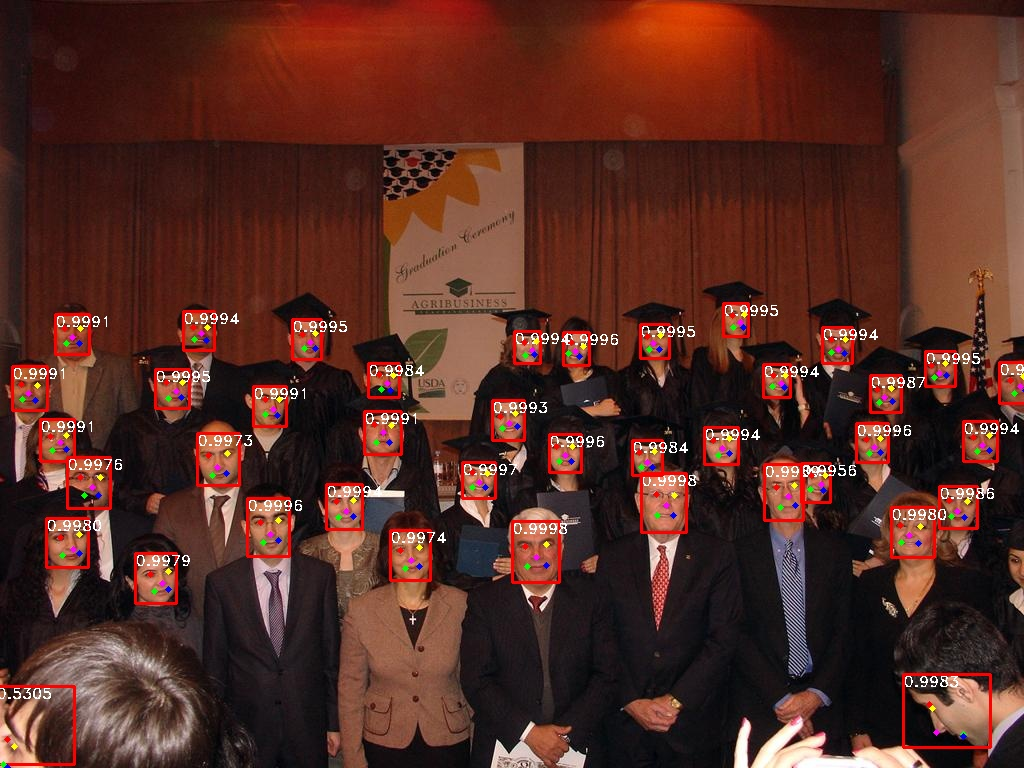
#> input picture data/images/1.jpg, 1024 x 768 px
$ python -i face_datasets.py   (imports and definitions only)   (older library calls are emulated)
#> lines starting #> are read from the running program, lines starting #| are printed output that depends on the picture
#> further down, picture is the input picture: shape (768, 1024, 3); mean B, G, R 35.9, 44.7, 85.9

from cProfile import label
import io
from operator import getitem
from pathlib import Path
from random import random,uniform,randint,choices
from cv2 import BORDER_CONSTANT
import tensorflow as tf
import numpy as np
import glob
import os
import cv2
from itertools import repeat
import math
from multiprocessing.pool import ThreadPool
import tensorflow as tf
from tqdm import tqdm
import logging
from PIL import Image, ExifTags
import utils.tfrecord_utils as trutil
from tensorflow.keras.utils import Sequence

from utils.general import xyxy2xywh, xyxy2xywh, clean_str


# Get orientation exif tag
# [3 lines not run here, left out]


logger = logging.getLogger(__name__)
# from utils.tensorflow_utils import
# [1 line not run here, left out]
img_formats = ['bmp', 'jpg', 'jpeg', 'png', 'tif', 'tiff', 'dng']  # acceptable image suffixes
vid_formats = ['mov', 'avi', 'mp4', 'mpg', 'mpeg', 'm4v', 'wmv', 'mkv']  # acceptable video suffixes


# [4 lines left out: function img2label_paths, not called in this run]


def get_hash(files):
    return sum(os.path.getsize(f) for f in files if os.path.isfile(f))

# [36 lines left out: functions exif_size, create_dataloader, not called in this run]


class LoadFaceImagesAndLabels(Sequence):
    # 这个方法只是将图片信息缓存到内存中的，图片的具体信息。。。也缓存吗？
    # [334 lines left out: functions __init__, __len__, __getitem__, collate_fn, cache_labels, not called in this run]
    def decode_fn(record_byte):
        return tf.io.parse_single_example(record_byte)


# Ancillary functions --------------------------------------------------------------------------------------------------
    # 图片加载
# [331 lines left out: functions load_image, load_mosaic_face, replicate, random_perspective, box_candidates, letterbox, not called in this run]


def augment_hsv(img, hgain=0.5, sgain=0.5, vgain=0.5):
#> called with hgain = 0.5, sgain = 0.5, vgain = 0.5
    r = np.random.uniform(-1, 1, 3) * [hgain, sgain, vgain] + 1  # random gains
    hue, sat, val = cv2.split(cv2.cvtColor(img, cv2.COLOR_BGR2HSV))
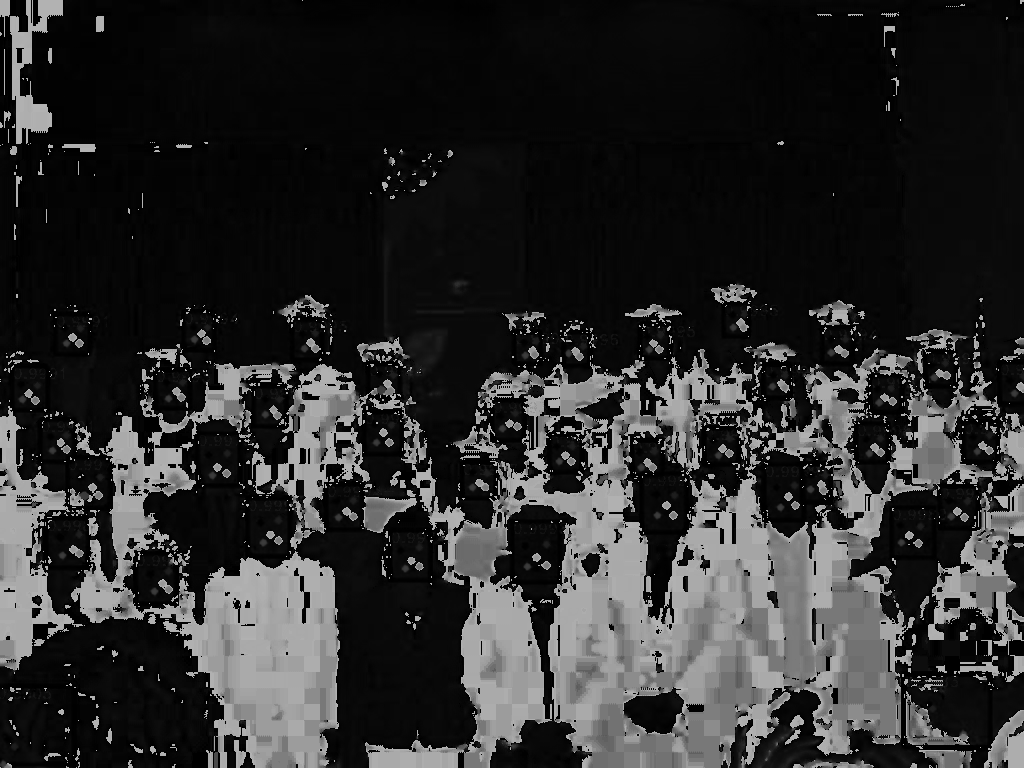
#> hue: shape (768, 1024); min 0, max 179, mean 44.9
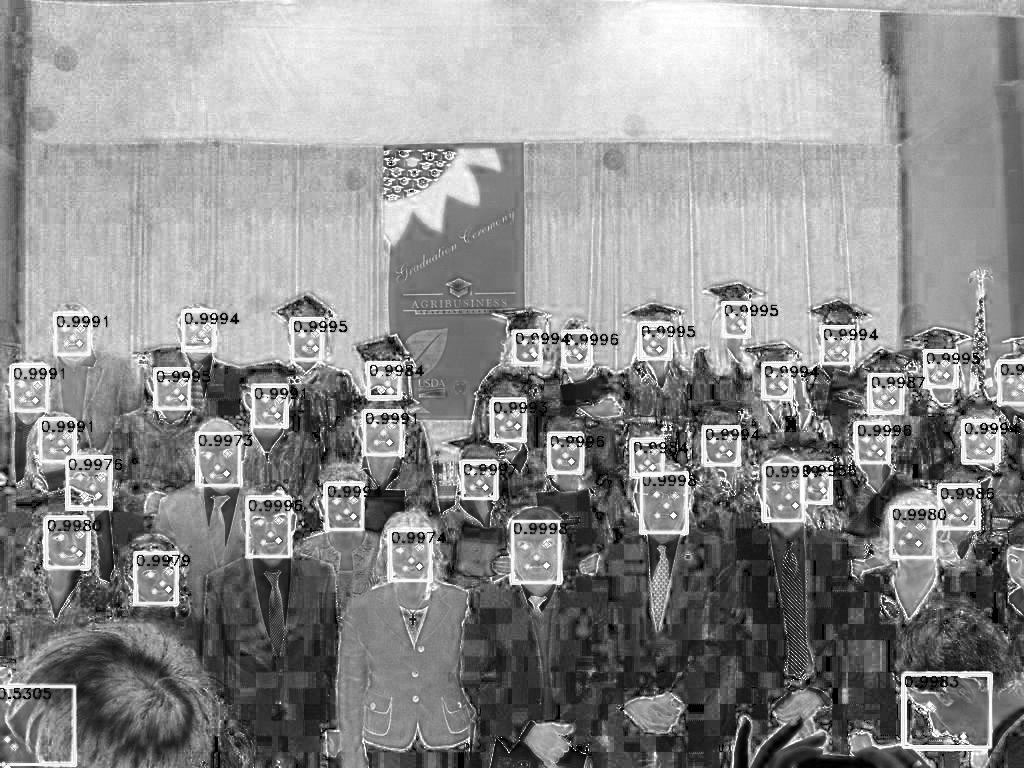
#> sat: shape (768, 1024); min 0, max 255, mean 141.2
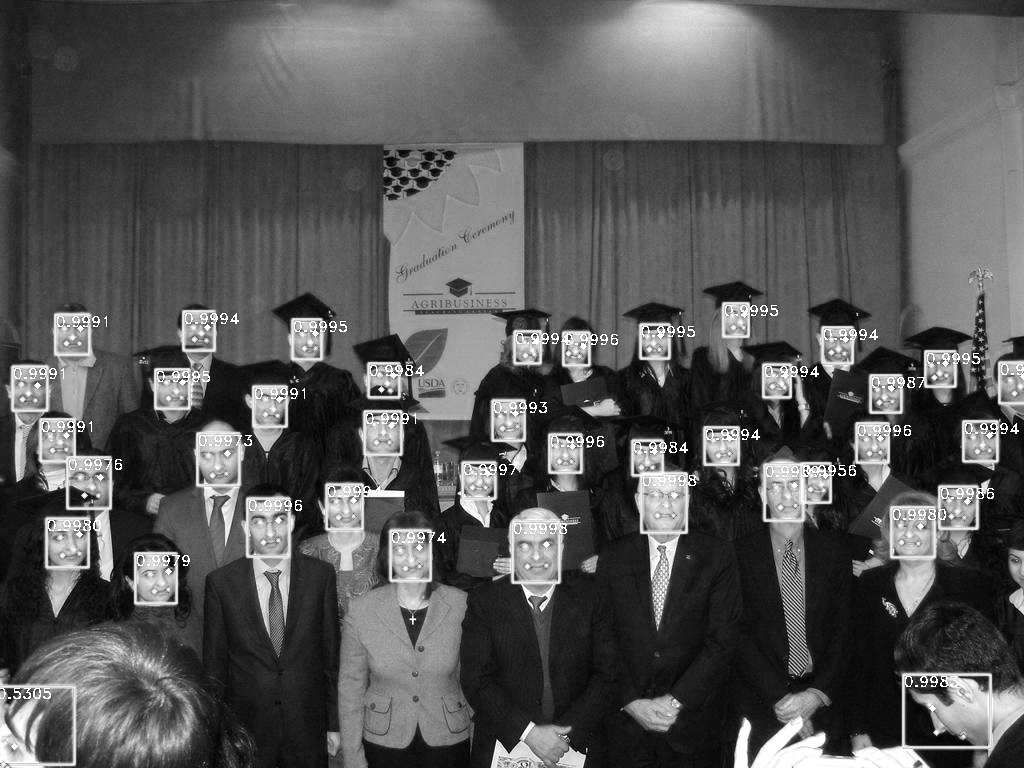
#> val: shape (768, 1024); min 0, max 255, mean 86.7
    dtype = img.dtype  # uint8

    x = np.arange(0, 256, dtype=np.int16)
    lut_hue = ((x * r[0]) % 180).astype(dtype)
    lut_sat = np.clip(x * r[1], 0, 255).astype(dtype)
#> lut_sat = 256 values from 0 to 255
    lut_val = np.clip(x * r[2], 0, 255).astype(dtype)
#> lut_val = 256 values from 0 to 255

    img_hsv = cv2.merge((cv2.LUT(hue, lut_hue), cv2.LUT(sat, lut_sat), cv2.LUT(val, lut_val))).astype(dtype)
#> img_hsv: shape (768, 1024, 3); mean H, S, V 34.9, 167.3, 94.7
    cv2.cvtColor(img_hsv, cv2.COLOR_HSV2BGR, dst=img)  # no return needed
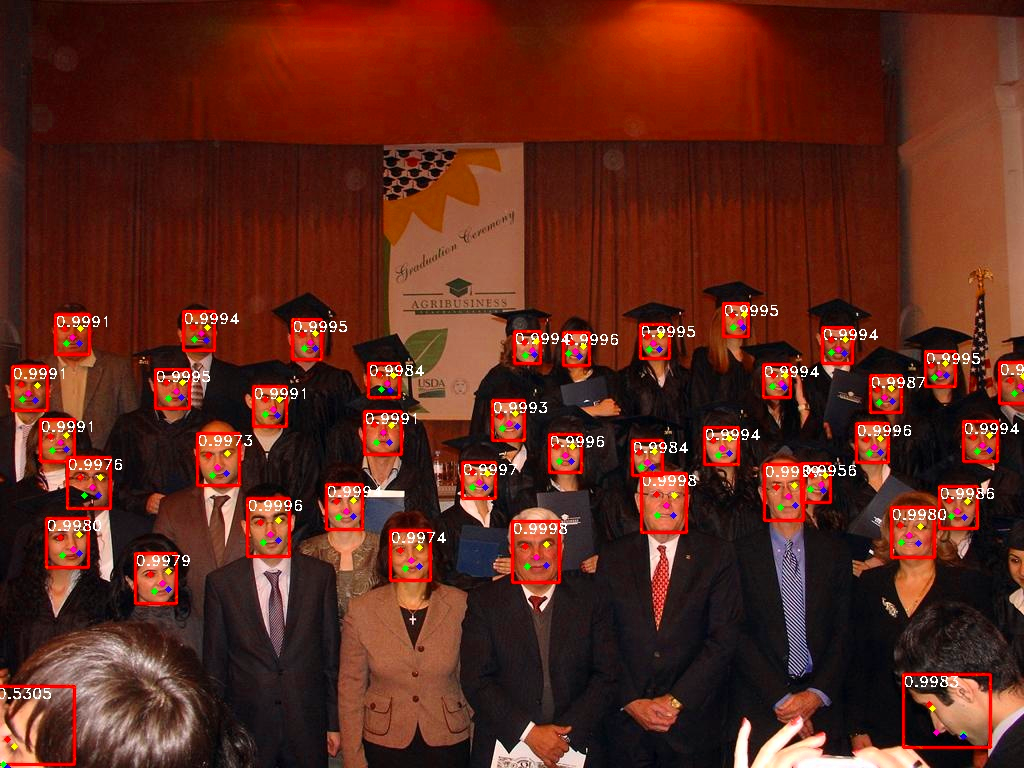
#> img: shape (768, 1024, 3); mean B, G, R 28.3, 40.6, 93.7


>>> import cv2
>>> picture = cv2.imread('../data/images/1.jpg')
>>> result = augment_hsv(picture)

$ run again, on data/images/test.jpg
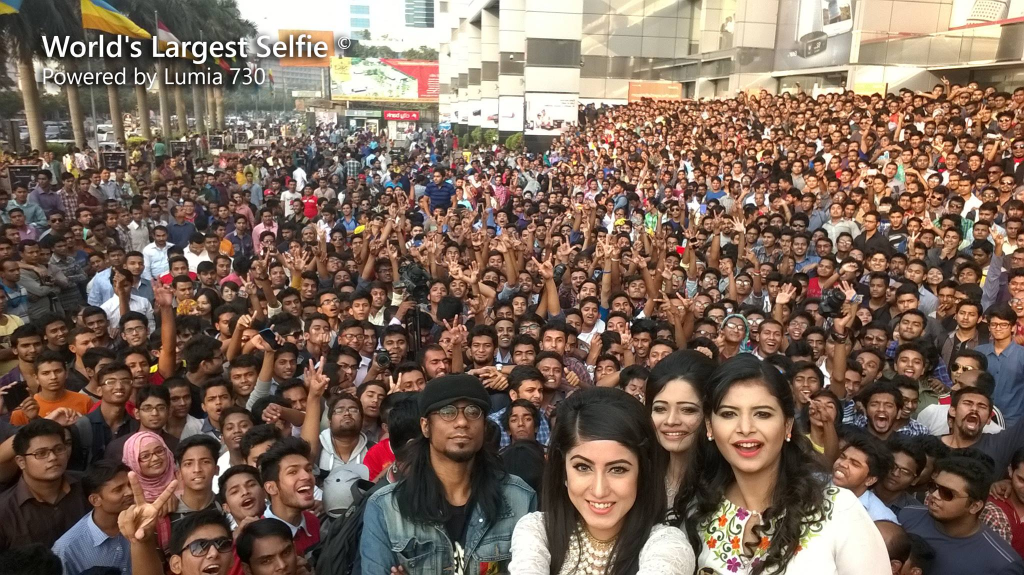
#> input picture data/images/test.jpg, 2048 x 1150 px (shown at 1/2 size)
#> picture is the input picture: shape (1150, 2048, 3); mean B, G, R 90.7, 104.1, 125
#> in augment_hsv, `hue, sat, val = cv2.split(cv2.cvtColor(img, cv2.COLOR_BGR2HSV))`:
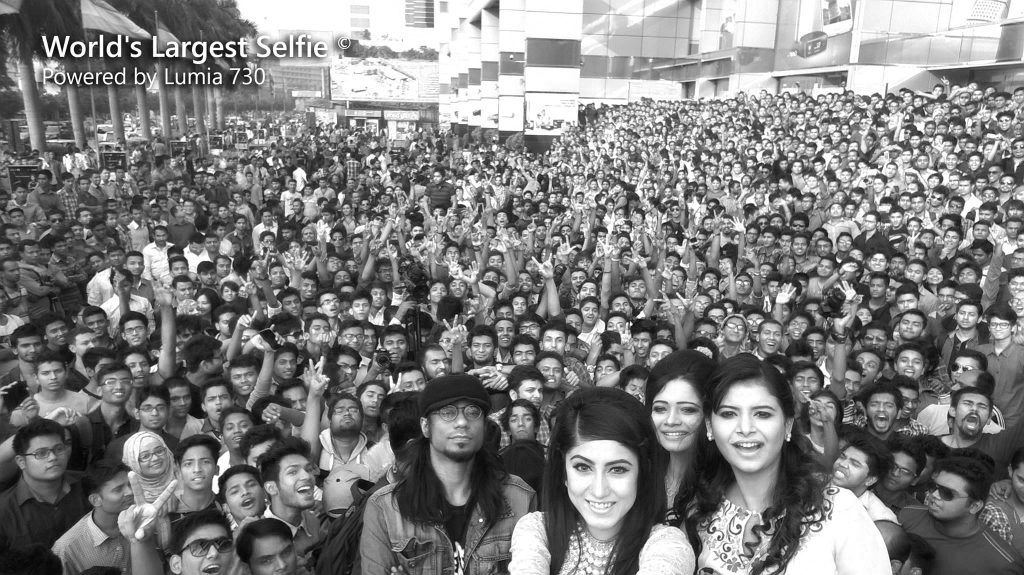
#> val: shape (1150, 2048) (shown at 1/2 size); min 0, max 255, mean 127
#> img_hsv: shape (1150, 2048, 3); mean H, S, V 27.1, 104.2, 137.1
#> in augment_hsv, `cv2.cvtColor(img_hsv, cv2.COLOR_HSV2BGR, dst=img)`:
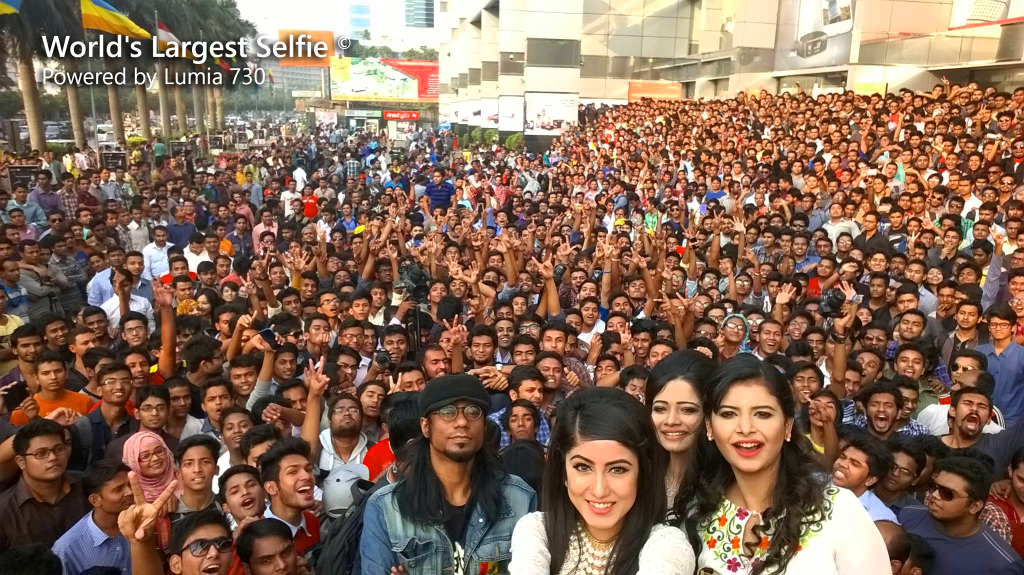
#> img: shape (1150, 2048, 3) (shown at 1/2 size); mean B, G, R 88.8, 106.5, 134.3

$ run again, on data/images/zidane.jpg
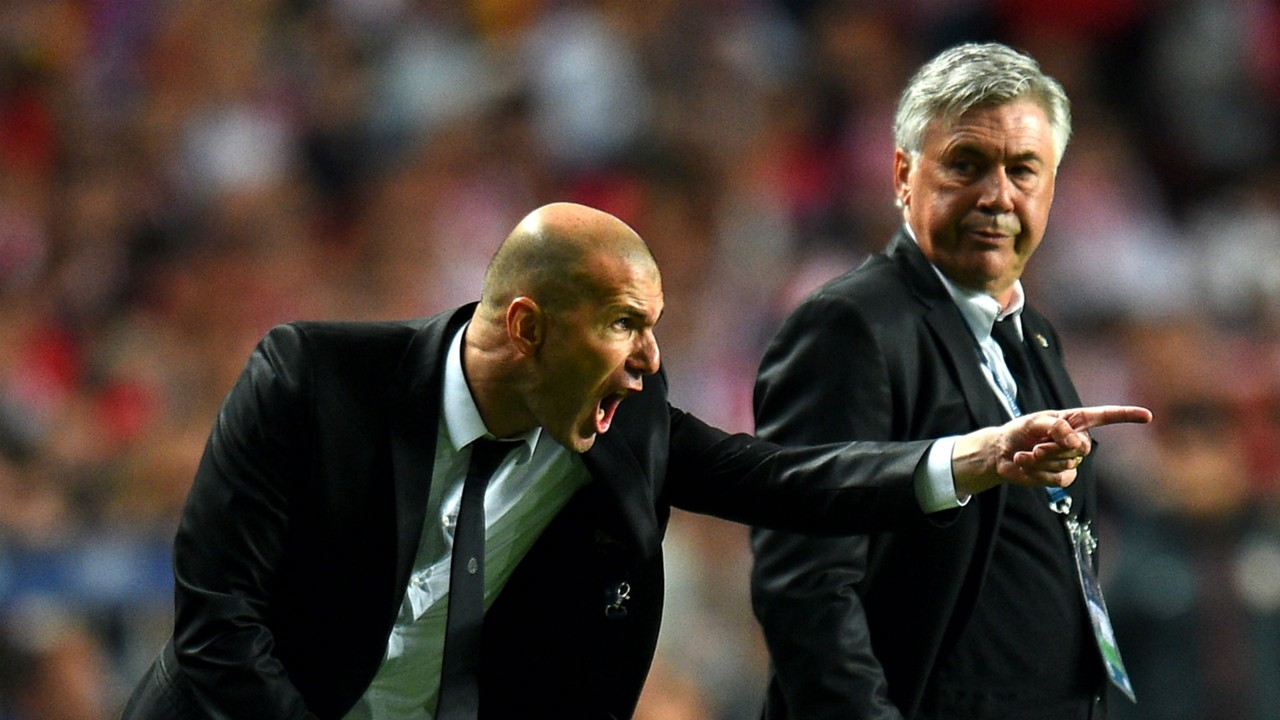
#> input picture data/images/zidane.jpg, 1280 x 720 px
#> picture is the input picture: shape (720, 1280, 3); mean B, G, R 51.5, 58.3, 69.4
#> in augment_hsv, `hue, sat, val = cv2.split(cv2.cvtColor(img, cv2.COLOR_BGR2HSV))`:
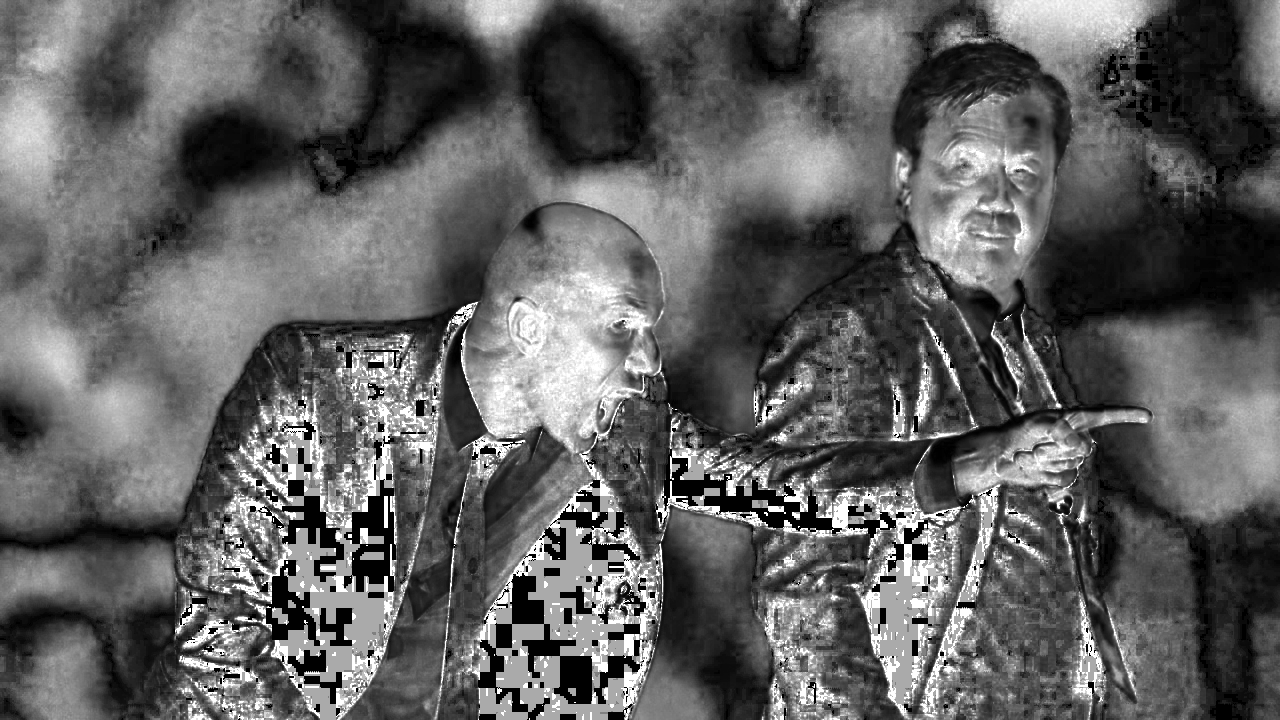
#> sat: shape (720, 1280); min 0, max 255, mean 95.2
#> in augment_hsv, `hue, sat, val = cv2.split(cv2.cvtColor(img, cv2.COLOR_BGR2HSV))`:
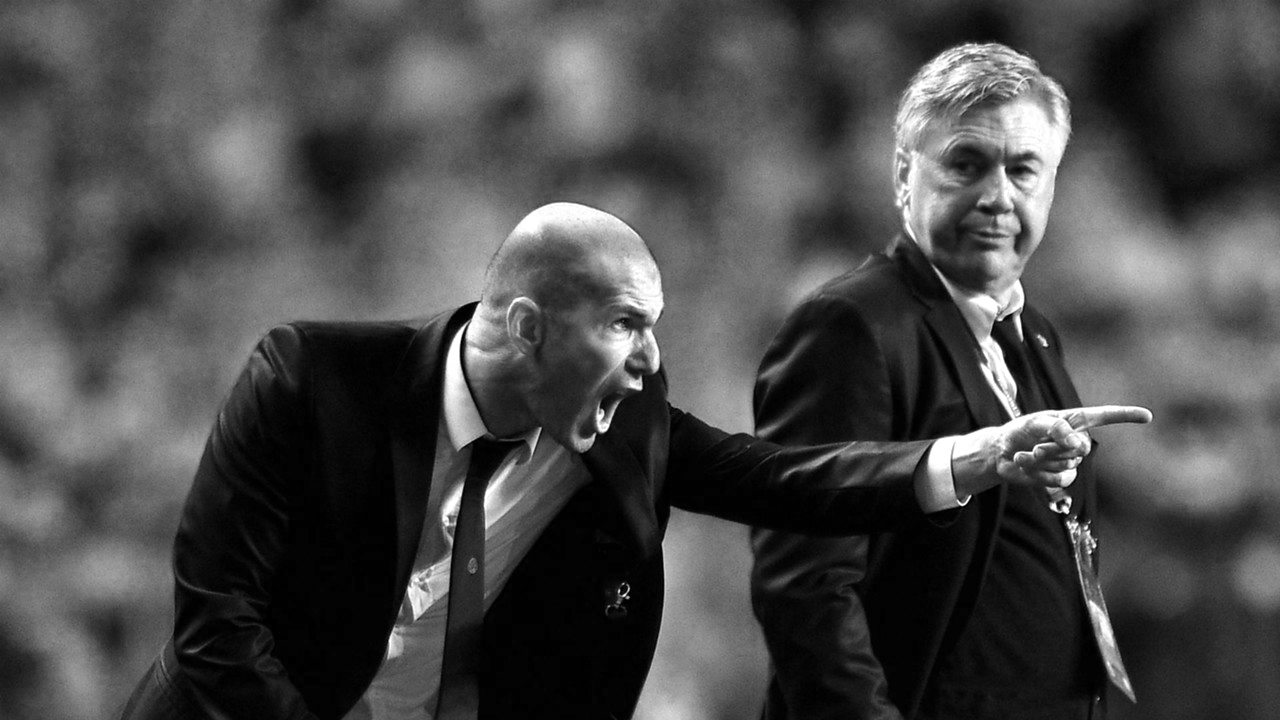
#> val: shape (720, 1280); min 0, max 255, mean 73.1
#> img_hsv: shape (720, 1280, 3); mean H, S, V 51.2, 113.1, 79.8
